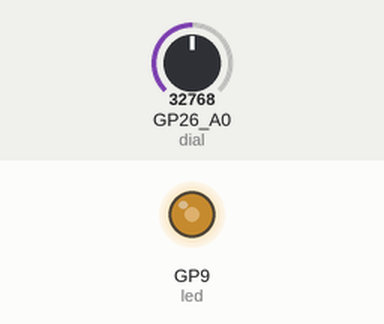
A program run on a simulated Raspberry Pi Pico running CircuitPython. On the bench: output pins drawn as LEDs (lit = HIGH). The test bench sets the inputs (shaded band); at power-on: GP26_A0 (dial) = 32768 (analog values on the 0–65535 scale).

Above: at 1.2 s.
1.3 s: GP26_A0 (dial) set to 45874
At 1.7 s:
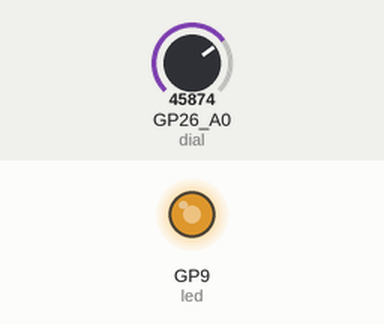
2.8 s: GP26_A0 (dial) set to 57670
At 4.0 s:
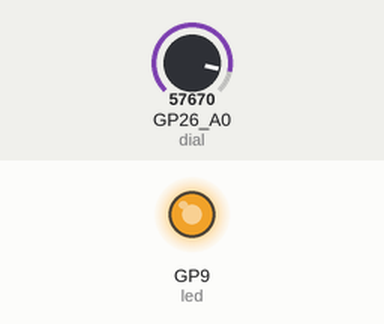
4.3 s: GP26_A0 (dial) set to 7864
At 5.3 s:
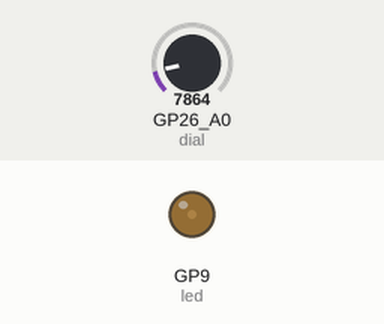
5.8 s: GP26_A0 (dial) set to 0
At 6.5 s:
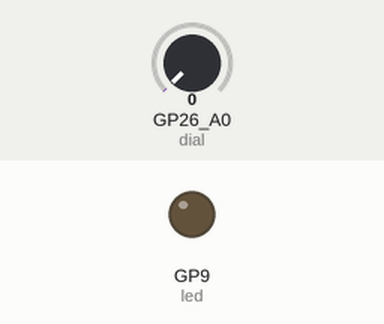
7.3 s: GP26_A0 (dial) set to 32767
At 7.7 s:
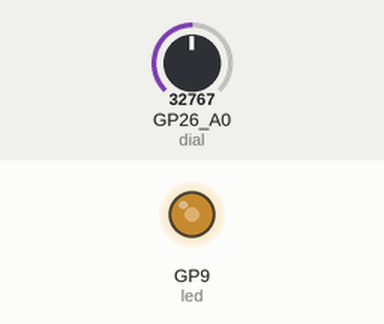
Timing chart, 0 to 9.8 s (numbered marks = the images above; inputs shaded):
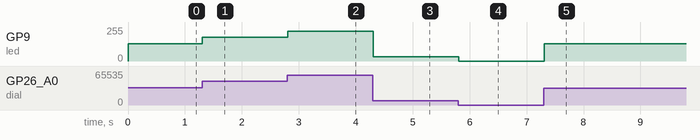

The program:

potentiometer.py
```python
import board
import digitalio
import analogio
import time
import pwmio

MAX = 65535
MIN = 0

dial = analogio.AnalogIn(board.GP26_A0)
led = pwmio.PWMOut(
    board.GP9,
    duty_cycle = 0,
    frequency=5000
)

while True:
    dial_value = round((dial.value - MIN) / (MAX - MIN), 2)
    if dial_value < 0.02:
        dial_value = 0
    led.duty_cycle = round(dial_value * 65535)
    time.sleep(0.1)
```

Measured:
- after the input at 1.3 s, GP9 (led): 128/255 → 178/255 at once
- after the input at 2.8 s, GP9 (led): 178/255 → 224/255 at once
- after the input at 4.3 s, GP9 (led): 224/255 → 31/255 at once
- after the input at 5.8 s, GP9 (led): 31/255 → 0/255 at once
- after the input at 7.3 s, GP9 (led): 0/255 → 128/255 at once
